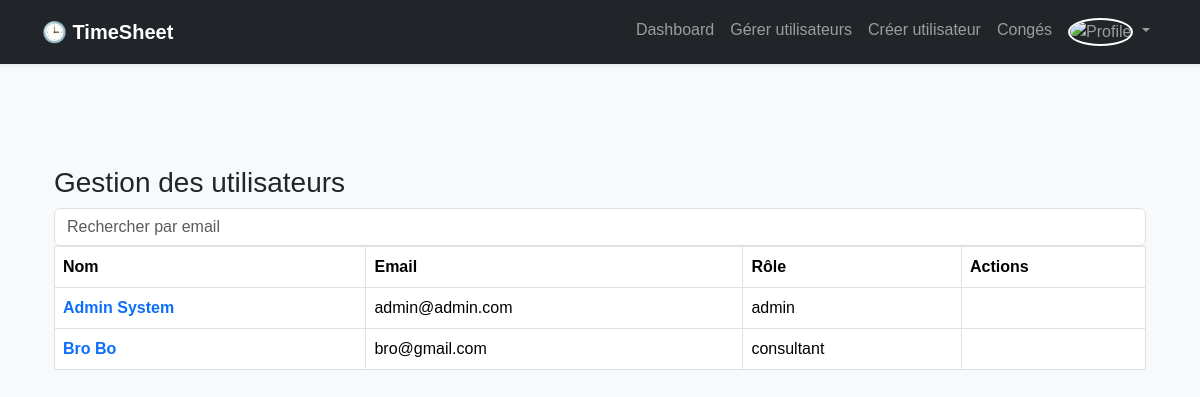
Before: /admin/users (signed in) with the older database file.
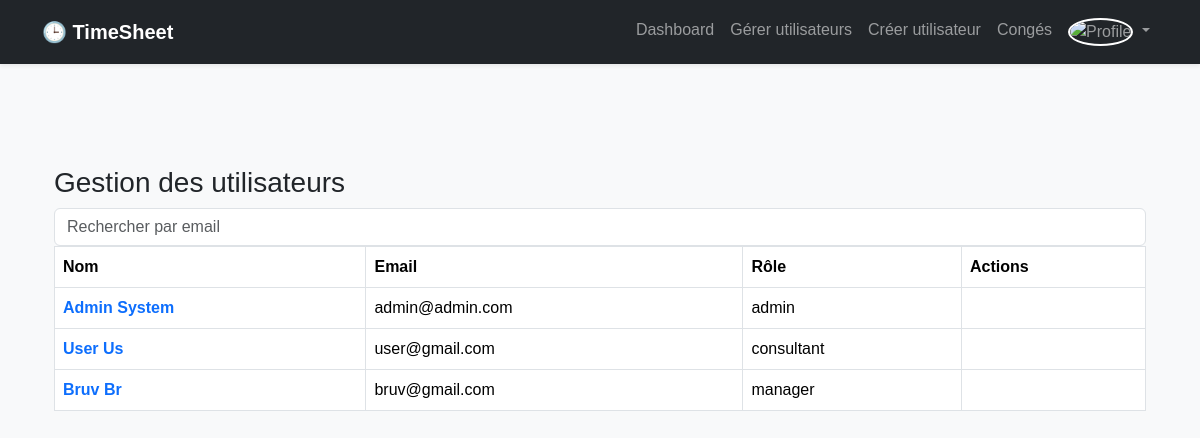
After: the same page with the newer database file.
### models.py (models this page shows, shortened)
class User(UserMixin, db.Model):
    id = db.Column(db.Integer, primary_key=True)
    nom = db.Column(db.String(100), nullable=False)
    prenom = db.Column(db.String(100), nullable=False)
    email = db.Column(db.String(120), unique=True, nullable=False)
    password_hash = db.Column(db.String(200), nullable=False)
    role = db.Column(db.String(20))  # admin, manager, consultant
    manager_id = db.Column(db.Integer, db.ForeignKey('user.id'))
    manager = db.relationship('User', remote_side=[id])
    project_id = db.Column(db.Integer, db.ForeignKey('project.id'))
    project = db.relationship('Project')
    must_change_password = db.Column(db.Boolean, default=True)
    profile_image = db.Column(db.String(255), default=None)  # chemin vers l'image de profil

### routes/admin.py (the view)
@admin.route('/users')
@login_required
@admin_required
def manage_users():
    users = User.query.filter(User.role != 'admin').all()
    '''Search functionalties'''
    page = request.args.get('page', 1, type=int)
    q = request.args.get('q', '')
    users = User.query.filter(
        User.email.contains(q) | User.nom.contains(q) | User.prenom.contains(q)
    ).paginate(page=page, per_page=5)
    return render_template(
        'admin/gestion_utilisateur.html',
        users=users,
        q=q, current_month=datetime.now().month,
        current_year=datetime.now().year
 )

### app.py (called while the page is built)
@login_manager.user_loader
def load_user(user_id):
    return User.query.get(int(user_id))

### routes/admin.py (called while the page is built)
def admin_required(f):
    @wraps(f)
    def decorated_function(*args, **kwargs):
        if not current_user.is_authenticated or current_user.role != 'admin':
            return abort(403)
        return f(*args, **kwargs)
    return decorated_function

### templates/admin/gestion_utilisateur.html (shortened to what this page needs)
{% extends "base.html" %}
{% block content %}
<div class="container mt-5">
    <h3>Gestion des utilisateurs</h3>
    <table class="table table-bordered">
        <tr>
            <th>Nom</th>
            <th>Email</th>
            <th>Rôle</th>
            <th>Actions</th>
        </tr>
        <form method="GET" class="mb-3">
            <input name="q" value="{{ q }}" class="form-control"
                placeholder="Rechercher par email">
        </form>
        {% for user in users %}
        <tr>
            <td>
                 <a href="{{ url_for('admin.view_user', user_id=user.id) }}"
                    class="text-decoration-none fw-semibold">
                       {{ user.nom }} {{ user.prenom }}
                </a>
            </td>
            <td>{{ user.email }}</td>
            <td>{{ user.role }}</td>
            <td>
            </td>
        </tr>
        {% endfor %}
    </table>
</div>
{% endblock %}

### templates/base.html (shortened to what this page needs)
<!DOCTYPE html>
<html lang="fr">
<head>
    <link href="https://cdn.jsdelivr.net/npm/bootstrap@5.3.2/dist/css/bootstrap.min.css" rel="stylesheet">
    <link rel="stylesheet" href="{{ url_for('static', filename='style.css') }}">
</head>
<body class="bg-light">
<nav class="navbar navbar-expand-lg navbar-dark bg-dark shadow-sm">
  <div class="container">
    <a class="navbar-brand fw-bold" href="#">
        🕒 TimeSheet
    </a>
    {% if current_user.is_authenticated %}
    <div class="collapse navbar-collapse" id="navbarNav">
      <ul class="navbar-nav ms-auto">
        {% if current_user.is_authenticated %}
          {% if current_user.role == 'admin' %}
            <li class="nav-item">
              <a class="nav-link" href="{{ url_for('admin.dashboard') }}">Dashboard</a>
            </li>
            <li class="nav-item">
              <a class="nav-link" href="{{ url_for('admin.manage_users') }}">Gérer utilisateurs</a>
            </li>
            <li class="nav-item">
              <a class="nav-link" href="{{ url_for('admin.create_user') }}">Créer utilisateur</a>
            </li>
             <li class="nav-item">
              <a class="nav-link" href="{{ url_for('admin.manage_vacations') }}">Congés</a>
            </li>
          {% endif %}
          <li class="nav-item dropdown">
            <a class="nav-link dropdown-toggle" href="#" id="profileDropdown" role="button" data-bs-toggle="dropdown" aria-expanded="false">
              <img src="{{ url_for('static', filename='profile_images/' + (current_user.profile_image or 'default.png')) }}"
                   alt="Profile" class="navbar-profile-img rounded-circle" width="32" height="32">
            </a>
          </li>
        {% else %}
          <li class="nav-item">
            <a class="nav-link" href="/">Accueil</a>
          </li>
        {% endif %}
      </ul>
    </div>
    {% endif %}
  </div>
</nav>
<body>
<main class="container my-4">
    {% block content %}{% endblock %}
</main>
</body>
</html>

### static/style.css (style rules this page uses)
body { font-family: Arial, sans-serif; background-color: #f5f6fa; margin: 0; padding: 0; }
main { padding: 30px; }
.navbar { background-color: #34495e; padding: 10px 20px; }
.navbar-profile-img { border: 2px solid #fff; cursor: pointer; transition: transform 0.2s; }

Changed rows visible on the page:
removed User: nom "Bro", prenom "Bo", email "bro@gmail.com", role "consultant"
added User: nom "User", prenom "Us", email "user@gmail.com", role "consultant"
added User: nom "Bruv", prenom "Br", email "bruv@gmail.com", role "manager"
